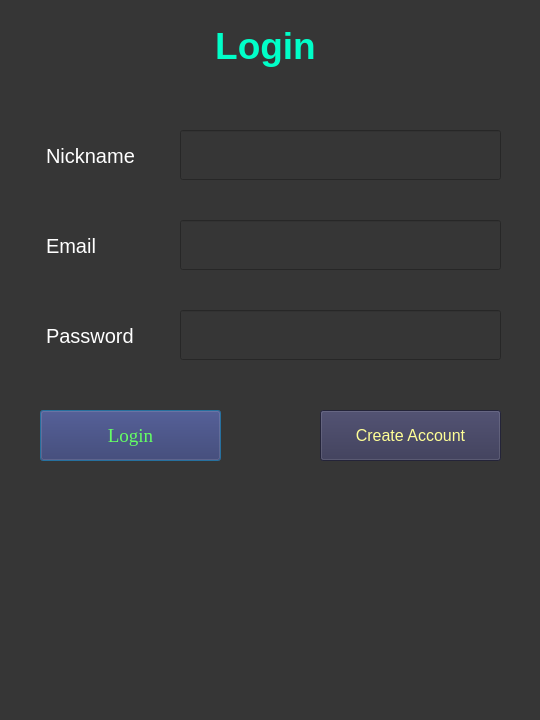
<?xml version="1.0" encoding="UTF-8"?>
<ui version="4.0">
 <class>Login</class>
 <widget class="QDialog" name="Login">
  <property name="geometry">
   <rect>
    <x>0</x>
    <y>0</y>
    <width>540</width>
    <height>720</height>
   </rect>
  </property>
  <property name="windowTitle">
   <string>Dialog</string>
  </property>
  <property name="styleSheet">
   <string notr="true">background-color: rgb(54, 54, 54);</string>
  </property>
  <widget class="QLabel" name="login_lb">
   <property name="geometry">
    <rect>
     <x>160</x>
     <y>10</y>
     <width>211</width>
     <height>71</height>
    </rect>
   </property>
   <property name="font">
    <font>
     <pointsize>28</pointsize>
     <weight>75</weight>
     <bold>true</bold>
    </font>
   </property>
   <property name="styleSheet">
    <string notr="true">color:rgb(0, 255, 200); font-size:28pt;</string>
   </property>
   <property name="frameShape">
    <enum>QFrame::NoFrame</enum>
   </property>
   <property name="frameShadow">
    <enum>QFrame::Plain</enum>
   </property>
   <property name="lineWidth">
    <number>3</number>
   </property>
   <property name="midLineWidth">
    <number>4</number>
   </property>
   <property name="text">
    <string>Login</string>
   </property>
   <property name="textFormat">
    <enum>Qt::AutoText</enum>
   </property>
   <property name="alignment">
    <set>Qt::AlignCenter</set>
   </property>
  </widget>
  <widget class="QLabel" name="email_lb">
   <property name="geometry">
    <rect>
     <x>40</x>
     <y>220</y>
     <width>121</width>
     <height>51</height>
    </rect>
   </property>
   <property name="styleSheet">
    <string notr="true">font-size:15pt; color:rgb(255, 255, 255)</string>
   </property>
   <property name="text">
    <string>Email</string>
   </property>
   <property name="indent">
    <number>6</number>
   </property>
  </widget>
  <widget class="QLineEdit" name="email_tb">
   <property name="geometry">
    <rect>
     <x>180</x>
     <y>220</y>
     <width>321</width>
     <height>50</height>
    </rect>
   </property>
   <property name="styleSheet">
    <string notr="true">font-size:14pt; color:rgb(243, 243, 243)</string>
   </property>
  </widget>
  <widget class="QLineEdit" name="password_tb">
   <property name="geometry">
    <rect>
     <x>180</x>
     <y>310</y>
     <width>321</width>
     <height>50</height>
    </rect>
   </property>
   <property name="styleSheet">
    <string notr="true">font-size:14pt; color:rgb(243, 243, 243)</string>
   </property>
   <property name="text">
    <string/>
   </property>
  </widget>
  <widget class="QLabel" name="password_lb">
   <property name="geometry">
    <rect>
     <x>40</x>
     <y>310</y>
     <width>121</width>
     <height>51</height>
    </rect>
   </property>
   <property name="styleSheet">
    <string notr="true">font-size:15pt; color:rgb(255, 255, 255)</string>
   </property>
   <property name="frameShape">
    <enum>QFrame::NoFrame</enum>
   </property>
   <property name="frameShadow">
    <enum>QFrame::Plain</enum>
   </property>
   <property name="text">
    <string>Password</string>
   </property>
   <property name="indent">
    <number>6</number>
   </property>
  </widget>
  <widget class="QPushButton" name="login_bt">
   <property name="geometry">
    <rect>
     <x>40</x>
     <y>410</y>
     <width>181</width>
     <height>51</height>
    </rect>
   </property>
   <property name="font">
    <font>
     <family>Times New Roman</family>
     <pointsize>14</pointsize>
    </font>
   </property>
   <property name="styleSheet">
    <string notr="true">background-color: rgb(50, 50, 100); font-size:14pt; color:rgb(100, 255, 100)</string>
   </property>
   <property name="text">
    <string>Login</string>
   </property>
   <property name="autoExclusive">
    <bool>false</bool>
   </property>
  </widget>
  <widget class="QPushButton" name="create_account_bt">
   <property name="enabled">
    <bool>true</bool>
   </property>
   <property name="geometry">
    <rect>
     <x>320</x>
     <y>410</y>
     <width>181</width>
     <height>51</height>
    </rect>
   </property>
   <property name="styleSheet">
    <string notr="true">background-color: rgb(50, 50, 80); font-size:12pt;  color:rgb(255, 255, 150)</string>
   </property>
   <property name="text">
    <string>Create Account</string>
   </property>
  </widget>
  <widget class="QLineEdit" name="nickname_tb">
   <property name="geometry">
    <rect>
     <x>180</x>
     <y>130</y>
     <width>321</width>
     <height>50</height>
    </rect>
   </property>
   <property name="styleSheet">
    <string notr="true">font-size:14pt; color:rgb(243, 243, 243)</string>
   </property>
   <property name="text">
    <string/>
   </property>
  </widget>
  <widget class="QLabel" name="nickname_lb">
   <property name="geometry">
    <rect>
     <x>40</x>
     <y>130</y>
     <width>121</width>
     <height>51</height>
    </rect>
   </property>
   <property name="styleSheet">
    <string notr="true">font-size:15pt; color:rgb(255, 255, 255)</string>
   </property>
   <property name="frameShape">
    <enum>QFrame::NoFrame</enum>
   </property>
   <property name="frameShadow">
    <enum>QFrame::Plain</enum>
   </property>
   <property name="text">
    <string>Nickname</string>
   </property>
   <property name="alignment">
    <set>Qt::AlignLeading|Qt::AlignLeft|Qt::AlignVCenter</set>
   </property>
   <property name="indent">
    <number>6</number>
   </property>
  </widget>
  <widget class="QLabel" name="bg2">
   <property name="geometry">
    <rect>
     <x>0</x>
     <y>0</y>
     <width>591</width>
     <height>741</height>
    </rect>
   </property>
   <property name="styleSheet">
    <string notr="true">border-image: url(:/Assets/background.png);
border-radius:20px;</string>
   </property>
   <property name="text">
    <string/>
   </property>
   <property name="pixmap">
    <pixmap>Assets/bg2.jpg</pixmap>
   </property>
   <property name="scaledContents">
    <bool>true</bool>
   </property>
   <property name="alignment">
    <set>Qt::AlignCenter</set>
   </property>
  </widget>
  <zorder>bg2</zorder>
  <zorder>login_lb</zorder>
  <zorder>email_lb</zorder>
  <zorder>email_tb</zorder>
  <zorder>password_tb</zorder>
  <zorder>password_lb</zorder>
  <zorder>login_bt</zorder>
  <zorder>create_account_bt</zorder>
  <zorder>nickname_tb</zorder>
  <zorder>nickname_lb</zorder>
 </widget>
 <resources/>
 <connections/>
</ui>
